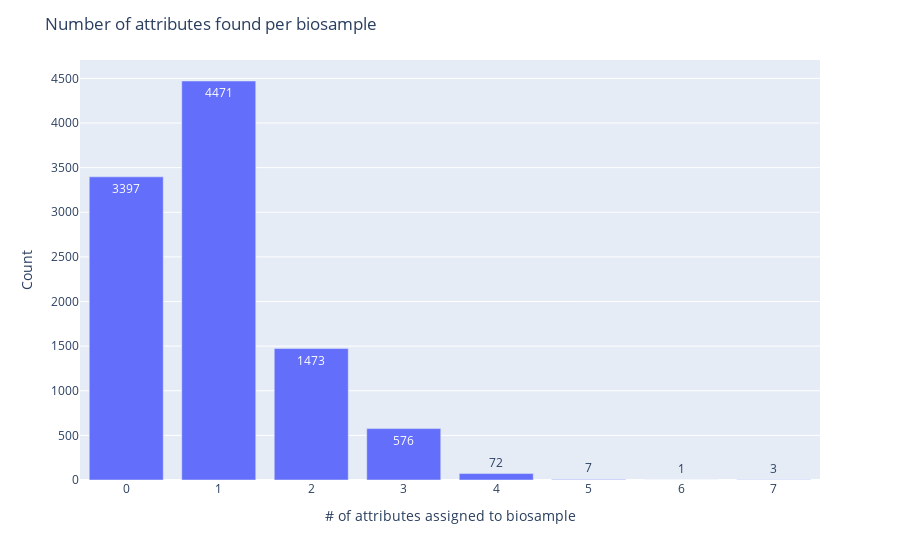
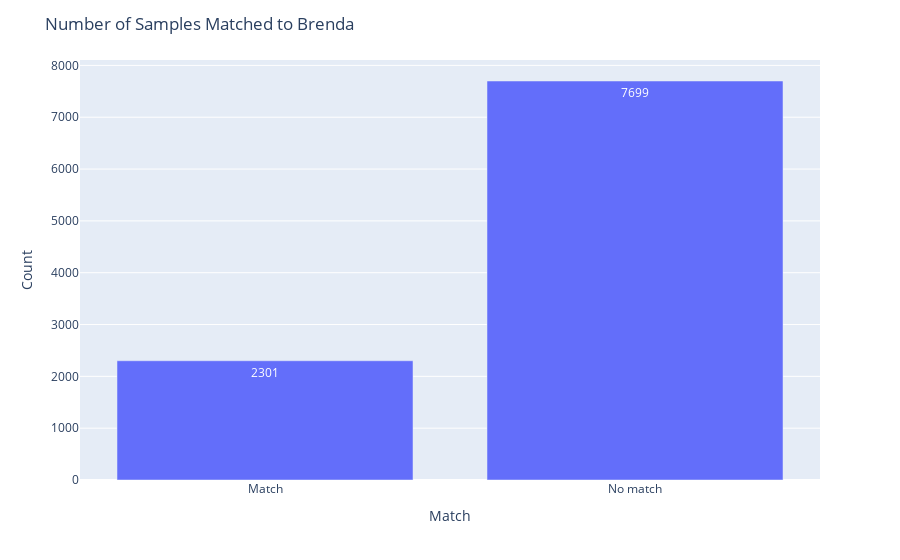

The cell these charts' notebook holds for them, in order:
### Code cell
importlib.reload(tissue_eval)
# attribute graph looks at found attributes before matching them to the ontology
tissue_eval.attribute_graph(sample_dict)

tissue_eval.matches_graph(result_dict)

### Figure 1 — Plotly figure (JSON) as saved in the notebook; plotly's stock layout.template omitted (floating-point values rounded to 4 significant figures)
{"data": [{"alignmentgroup": "True", "hovertemplate": "num_attributes=%{x}<br>num_samples=%{y}<br>label=%{text}<extra></extra>", "legendgroup": "", "marker": {"color": "#636efa", "pattern": {"shape": ""}}, "name": "", "offsetgroup": "", "orientation": "v", "showlegend": false, "text": [3397, 576, 4471, 1473, 72, 3, 1, 7], "textposition": "auto", "type": "bar", "x": [0, 3, 1, 2, 4, 7, 6, 5], "xaxis": "x", "y": [3397, 576, 4471, 1473, 72, 3, 1, 7], "yaxis": "y"}], "layout": {"barmode": "relative", "legend": {"tracegroupgap": 0}, "margin": {"t": 60}, "title": {"text": "Number of attributes found per biosample"}, "xaxis": {"anchor": "y", "domain": [0, 1], "title": {"text": "# of attributes assigned to biosample"}}, "yaxis": {"anchor": "x", "domain": [0, 1], "title": {"text": "Count"}}}}

### Figure 2 — Plotly figure (JSON) as saved in the notebook; plotly's stock layout.template omitted (floating-point values rounded to 4 significant figures)
{"data": [{"alignmentgroup": "True", "hovertemplate": "match=%{x}<br>count=%{y}<br>label=%{text}<extra></extra>", "legendgroup": "", "marker": {"color": "#636efa", "pattern": {"shape": ""}}, "name": "", "offsetgroup": "", "orientation": "v", "showlegend": false, "text": [2301, 7699], "textposition": "auto", "type": "bar", "x": ["Match", "No match"], "xaxis": "x", "y": [2301, 7699], "yaxis": "y"}], "layout": {"barmode": "relative", "legend": {"tracegroupgap": 0}, "margin": {"t": 60}, "title": {"text": "Number of Samples Matched to Brenda"}, "xaxis": {"anchor": "y", "domain": [0, 1], "title": {"text": "Match"}}, "yaxis": {"anchor": "x", "domain": [0, 1], "title": {"text": "Count"}}}}
